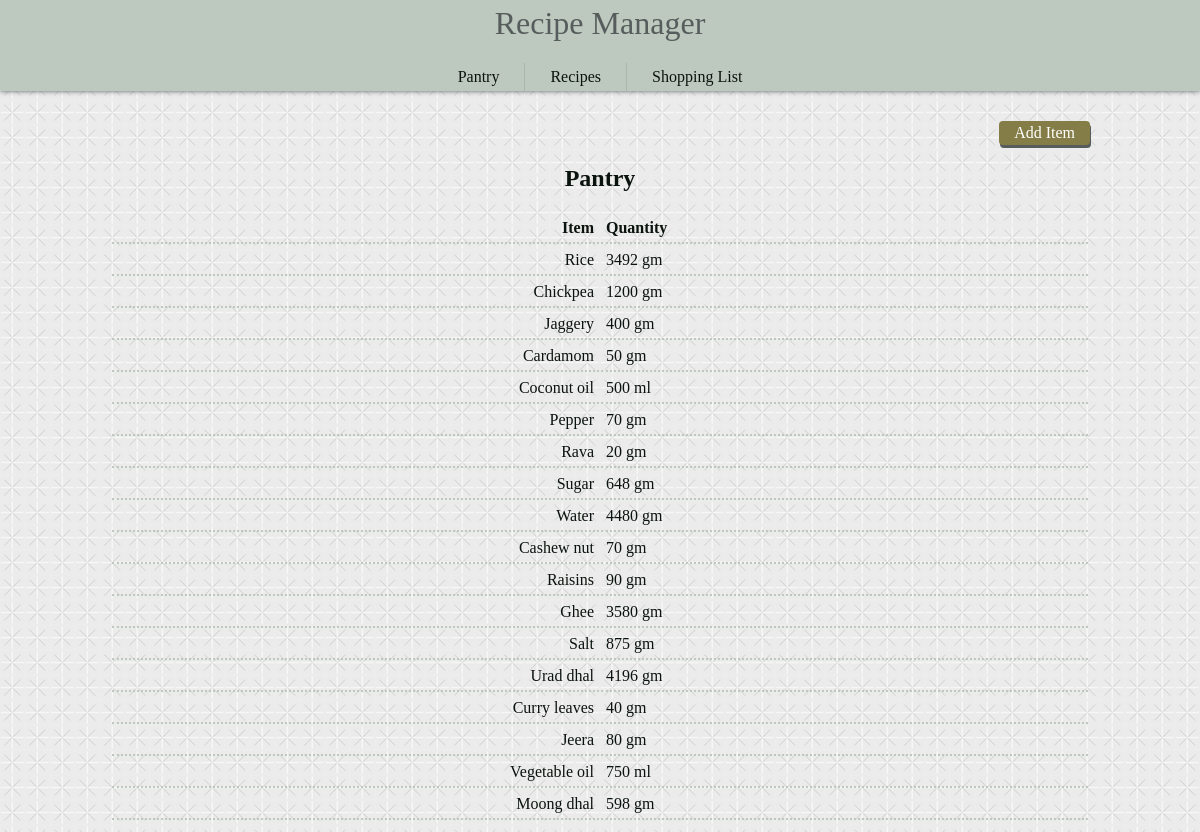
/pantry, run on an earlier commit of the app's database.
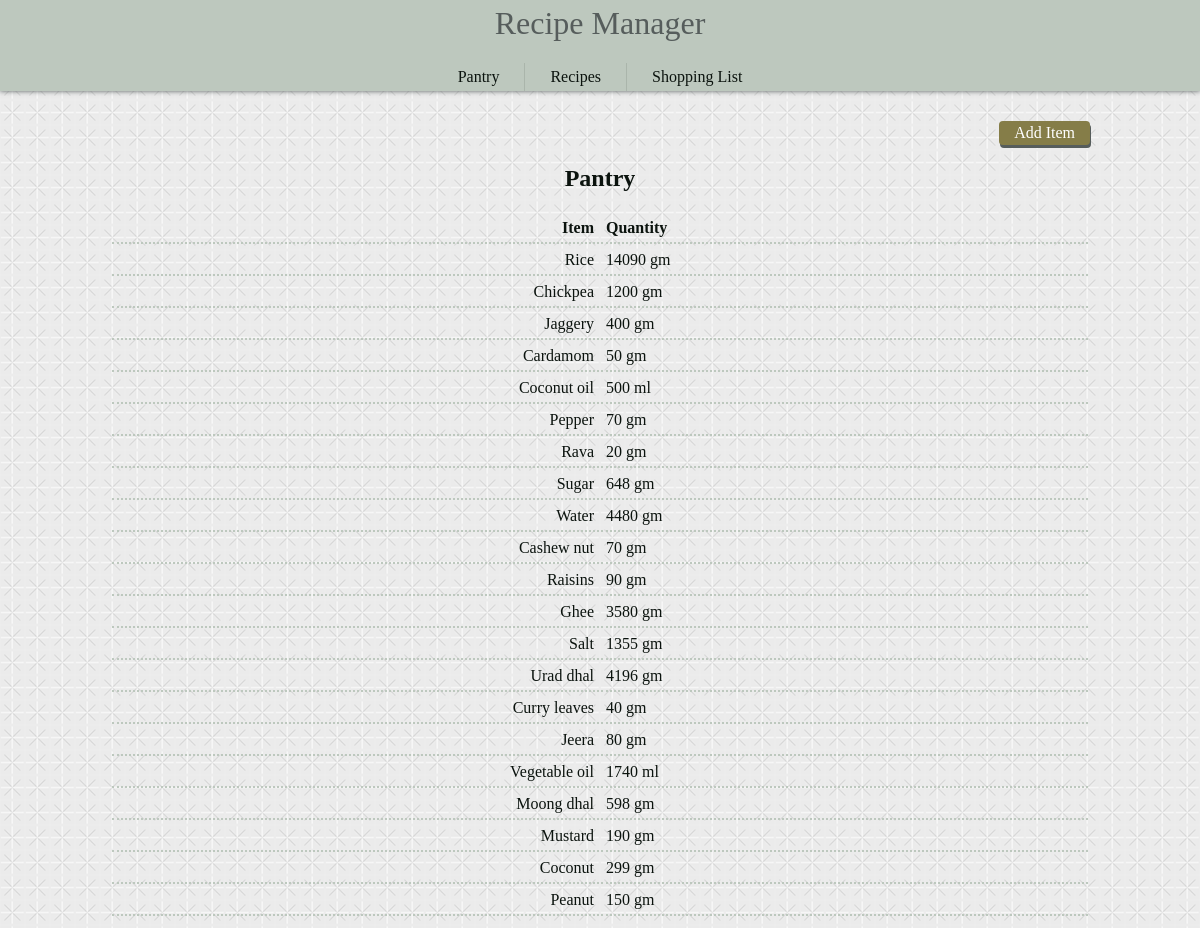
And on a later commit of the database.
### recipemanager/models.py (models this page shows, shortened)
class Pantry(models.Model):
    item = models.ForeignKey(Item, on_delete=models.SET_NULL, null=True, blank=True, related_name="pantry_item_id")
    quantity = models.IntegerField(default=0)

class Item(models.Model):
    name = models.CharField(max_length=75, unique=True)
    unit_type = models.CharField(choices=base, max_length=64, default="Select unit type")

### recipemanager/views.py (the view)
# urls.py: path('pantry', views.view_pantry, name="pantry"),
def view_pantry(request):
    items = Pantry.objects.all()
    return render(request, "recipemanager/pantry.html", {
        "items": items
    })

### recipemanager/templates/recipemanager/pantry.html
{% extends "recipemanager/layout.html" %} {% load static %}
{% block body %}
    <link href="{% static 'recipemanager/pantry.css' %}" rel="stylesheet">
    <div class="page-actions">
        <a class="action action-button" href="{% url 'add-pantry-item' %}">Add Item</a>
    </div>
    <h2>Pantry</h2>
    <table class="pantry">
        <tr>
            <th class="item">Item</th>
            <th class="quantity">Quantity</th>
        </tr>
        {% for item in items %}
            <tr>
                <td class="item">{{ item.item.name }}</td>
                <td class="quantity">{{ item.quantity }} {{ item.item.unit_type }}</td>
            </tr>
        {% endfor %}
    </table>
{% endblock %}

### recipemanager/templates/recipemanager/layout.html (shortened to what this page needs)
{% load static %}
<!DOCTYPE html>
<html lang="en">
<head>
    <link href="{% static 'recipemanager/baseline.css' %}" rel="stylesheet">
    <link href="{% static 'recipemanager/layout.css' %}" rel="stylesheet">
</head>
<body>
<nav class="nav">
    <a class="title" href="{% url 'index' %}">Recipe Manager</a>
    <ul>
        <li>
            <a href="{% url 'pantry' %}">Pantry</a>
        </li>
        <li>
            <a href="{% url 'recipe' %}">Recipes</a>
        </li>
        <li>
            <a href="{% url 'shopping-list' %}">Shopping List</a>
        </li>
    </ul>
</nav>
<div class="body">
    {% block body %}
    {% endblock %}
</div>
</body>
</html>

### recipemanager/static/recipemanager/baseline.css (style rules this page uses)
* { box-sizing: border-box; color: #0B130E; font-family: "MV Boli", cursive; }
body { background-color: #EAECF1; background-image: url("/static/recipemanager/criss-cross.png"); margin: 0; padding: 0; }
a, a:link, a:visited, a:hover, a:focus, a:active { color: inherit; text-decoration: none; }
h2 { margin: 0 0 20px; text-align: center; }
ul { list-style: none; padding: 0; }

### recipemanager/static/recipemanager/layout.css (style rules this page uses)
.nav { background-color: #BDC8BE; box-shadow: 0 0 5px 0 #565D5C; text-align: center; margin-bottom: 20px; color: #565D5C; }
.nav .title { font-size: 2em; }
.nav ul { padding: 0; list-style: none; }
.nav li { border-color: rgba(11, 19, 14, .1); border-style: solid; border-width: 0 0 1px 0; }
.nav a { display: block; padding: 5px; }
.body { padding: 10px; max-width: 1000px; margin: auto; }
.page-actions { text-align: right; margin-bottom: 20px; }
.action { display: inline-block; border: none; }
.action.action-button { background-color: #857D48; border-radius: 4px; color: #FFFFFF; padding: 3px 15px; box-shadow: 1px 3px 0 0 #565D5C; }
@media screen and (min-width: 750px) { .nav ul { display: flex; justify-content: center; } }
@media screen and (min-width: 750px) { .nav li { border-width: 0; } }
@media screen and (min-width: 750px) { .nav li:not(:last-of-type) { border-width: 0 1px 0 0; } }
@media screen and (min-width: 750px) { .nav a { padding: 5px 25px; } }

### recipemanager/static/recipemanager/pantry.css (style rules this page uses)
.pantry { width: 100%; }
.item { text-align: right; }
.quantity { text-align: left; }
.item, .quantity { width: 50%; padding: 5px; border-bottom: 5px dotted #BDC8BE; }
@media screen and (min-width: 750px) { .item, .quantity { border-bottom-width: 2px; } }

What changed in the data, as far as the page shows it:
changed Pantry "Rice": quantity "3492" → "14090"
changed Pantry "Salt": quantity "875" → "1355"
changed Pantry "Vegetable oil": quantity "750" → "1740"
added Pantry: item.name "Mustard", quantity "190", item.unit_type "gm"
added Pantry: item.name "Coconut", quantity "299", item.unit_type "gm"
added Pantry: item.name "Peanut", quantity "150", item.unit_type "gm"
